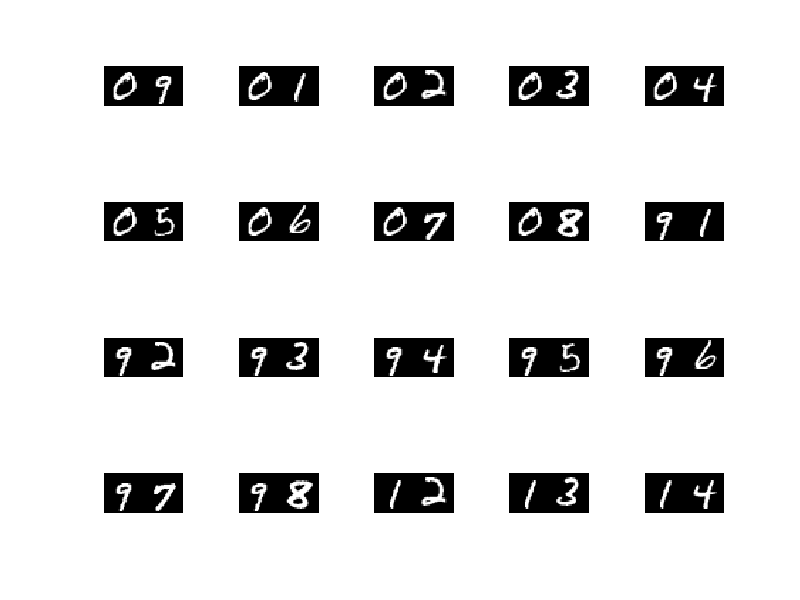
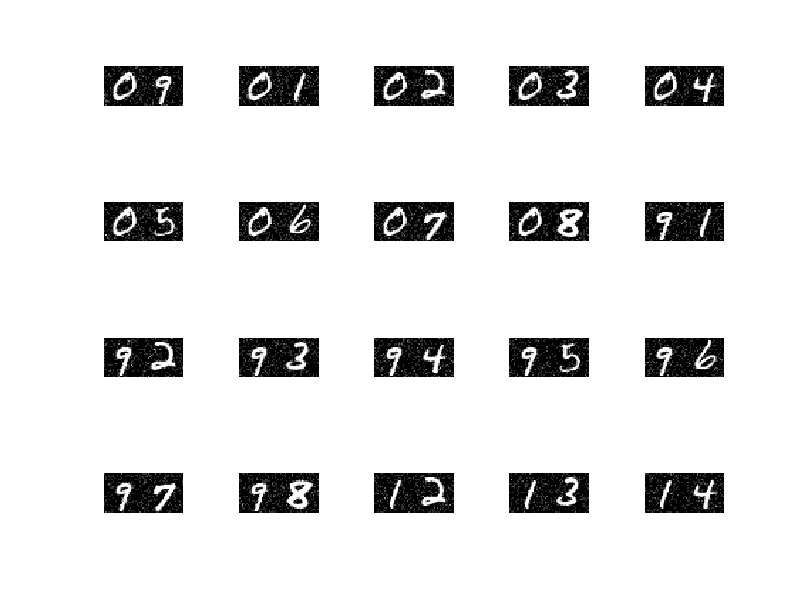

Write MATLAB code to recreate these figures, in order.
clc
close all
clear all

addpath 'nmflib/'

%% Load Data
load('Datasets/MNSIT_2digits_100.mat');
load('Datasets/Exact_20bases_MNSIT_2digits_100.mat');
X=X';

%% Show first 20 2-digit images
figure()
for i=1:20
%     print i
    fprintf('%d. Hello world!\n', i);
%     size(X(i,:))  % 1568 numbers
% %     two_digits = reshape(X(i,:),[],56);
%     size(two_digits)
%     imshow(two_digits)
    subplot(4,5,i)
%     H11(i,:) = mat2gray(X(i,:));
%     imshow((reshape(H11(i,:),[],56)));
    imshow((reshape(X(i,:),[],56)));
end
% return
%% Create noisy data
A=[];
sigma=0.25;
for l=1:10
%     X1=X+sigma*abs(randn(size(X)));  %--Absolute Gaussian noise
   X1=X+mat2gray(poissrnd(sigma,size(X))); %--Poisson Noise
    A=[A;X1];
end

%% Check what it looks like after adding noise
figure()
for i=1:20
%     print i
    fprintf('%d. Hello world!\n', i);
%     size(X(i,:))  % 1568 numbers
% %     two_digits = reshape(X(i,:),[],56);
%     size(two_digits)
%     imshow(two_digits)
    subplot(4,5,i)
%     H11(i,:) = mat2gray(X(i,:));
%     imshow((reshape(H11(i,:),[],56)));
    imshow((reshape(A(i,:),[],56)));
end
return
%% UoI_NMF
%--Parameters
params.k = 20;       % Rank k of the factorization
params.B1 = 20;     % number of bootstrap samples for selection
params.B2 = 10;     % number of bootstrap samples for bagging (estimation)

params.epsilon = 0.3; % Density parameter in DBSCAN
params.MinPts =  params.B1/4; %Minimum points in a cluster
  
[output1] =  UoINMF_KL_DBcluster(A,params);

%[mdlstrct] = basicNMF_KL_UoI_corrthres_new(A,maxk,0.92);
W1=output1.W;
H1=output1.H;
k=size(H1,1);


%% Evaluation
%--- calculate nonzeros and errors
nnzW1 = median(sum(abs(W1)>1.0,2));
nnzH1 = median(sum(abs(H1)>0.05,2));

Aest=W1*H1;
%%--plot basis and bases quality
figure()
for i=1:16
    subplot(5,4,i)
     H11(i,:) = mat2gray(H1(i,:));
     imshow((reshape(H11(i,:),[],56)));
end
%%-- Correlation with the exact bases
C1 = normc(H11*Hopt');
[corr1,id1] = max(C1,[],2);

Hl1 = []; j1 = [];
for j=1:k
    i1=find(id1==j);
    if numel(i1)==0
        j1=[j1;j];
        continue;
    elseif numel(i1)==1
        rms1(j,1)=mean((H11(i1,:)-Hopt(j,:)).^2,2);
    else
        [~,i2]=max(corr1(i1));
        rms1(j,1)=mean((H11(i1(i2),:)-Hopt(j,:)).^2,2);
        Hl1=[Hl1;H11(setdiff(i1,i1(i2)),:)];
    end
end


figure()
plot(sort(abs(corr1)),'r*-')
legend('UoI-NMF')
xlabel('Bases')
ylabel('Correlation with exact bases')
title('Correlation between exact and learned bases')
% 
% 
figure()
plot(sort(rms1),'r*-')
legend('UoI-NMF')
xlabel('Bases')
ylabel('Mean Squared Error')
title('Mean Squared Error between exact and learned bases')

%---- Error calculation

 eer1=norm(A-Aest,'fro'); %% reconstruction error with noisy data

 
  for l=1:size(X)
            Wnew1(l,:)= lsqnonneg(H1',X(l,:)')';
  end

er1=norm(X-Wnew1*H1,'fro');  %% reconstruction error with original data


%% Visualization
% [n,d]=size(A);
% r=randperm(n);
% % W1=mdlstrct.opt.Wopt;
% figure()
% l1=0;
% for l=1:5
%     for i=1:4
%      subplot(5,16,i+l1)
%     imshow((reshape(H1(i+l1/4,:),[],56)));
%      subplot(5,16,i+l1+4)
%     image(imcomplement(mat2gray(reshape((abs(W1(r(i+l1/4),:))>5.01),4,[])))','CDataMapping','scaled');
%     subplot(5,16,i+l1+8)
%     imshow(mat2gray(reshape(A(r(i+l1/4),:),[],56)));
%      subplot(5,16,i+l1+12)
%     imshow((reshape(A(r(i+l1/4),:),[],56)));
%     end
%     l1=l1+16;
% end
% set(gca,'LooseInset',get(gca,'TightInset'));

